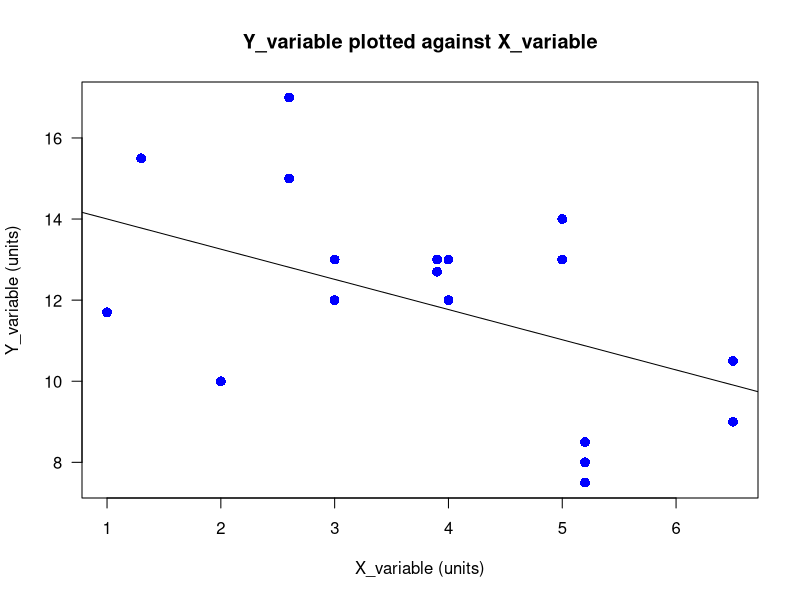
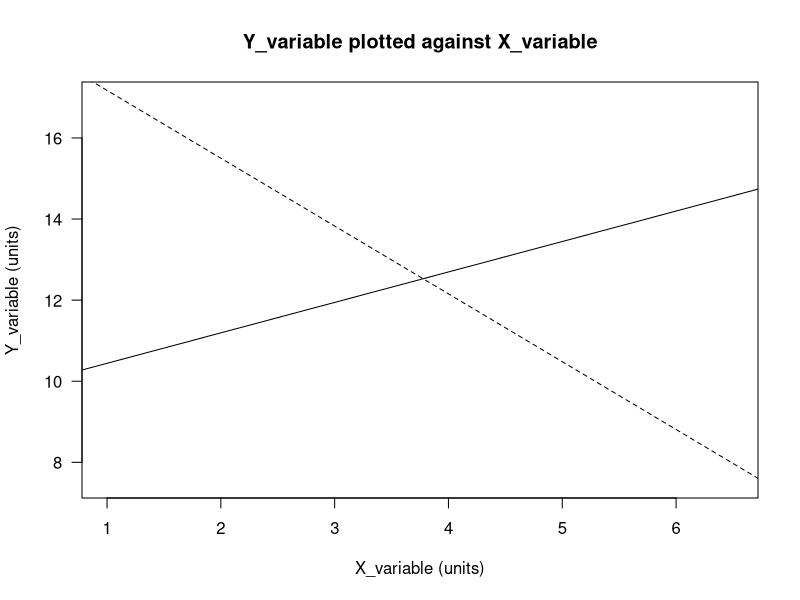

Here is the R script that generated these plots, in order:
## ---- chunk 1
### Set your working directory ###

Reg_data <- read.csv(file="Regression_data.csv") 

head(Reg_data)
## ---- chunk 2
Reg_model <- lm(Y_variable ~ X_variable, data = Reg_data)   # This code says to make an object based on the linear model of Y predicted by X, using Reg_data.

summary(Reg_model)
## ---- chunk 3
ANCOVA_model <- lm(Y_variable ~ X_variable * Treatment, data = Reg_data)   

summary(ANCOVA_model)
## ---- chunk 4
# First, make individual objects for your X and Y axis
X_variable <- Reg_data$X_variable
Y_variable <- Reg_data$Y_variable

# Run both these line of code together
plot(X_variable, Y_variable, pch = 16, cex = 1.3, col = "blue", las = 1, main = "Y_variable plotted against X_variable", xlab = "X_variable (units)", ylab = "Y_variable (units)")
abline(lm(Y_variable ~ X_variable))
## ---- chunk 5
# First, make individual objects for your X and Y axis
X_variable <- Reg_data$X_variable
Y_variable <- Reg_data$Y_variable

# Run all lines of code together
plot(X_variable, Y_variable, pch=16, col = as.numeric(Reg_data$Treatment), cex = 1.3, las = 1, main = "Y_variable plotted against X_variable", xlab = "X_variable (units)", ylab = "Y_variable (units)")
abline(lm(Y_variable[Reg_data$Treatment == 'Control'] ~ X_variable[Reg_data$Treatment == 'Control']), lty = "solid")
abline(lm(Y_variable[Reg_data$Treatment == 'Manipulation'] ~ X_variable[Reg_data$Treatment == 'Manipulation']), lty = "dashed")
